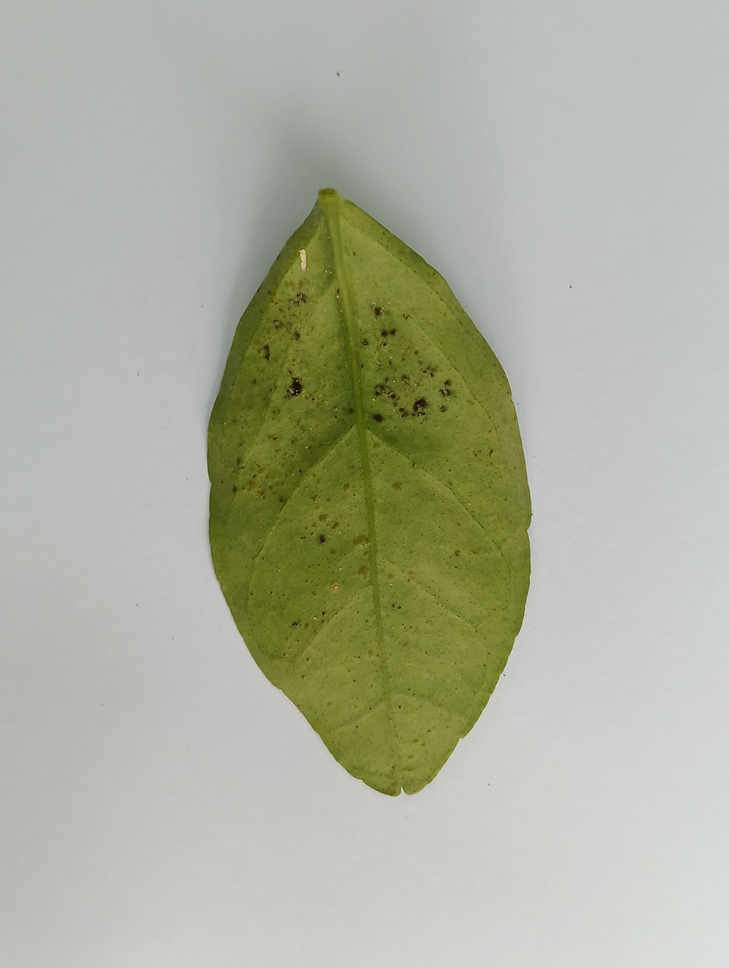
#> input picture HOJAS/IMG_20240531_130926.jpg, 729 x 968 px, shrunk from 6144 x 8160 before the run; its folder holds only this picture in this run
$ python main_preproces1.py   (older library calls are emulated)
#> lines starting #> are read from the running program, lines starting #| are printed output that depends on the picture
from PIL import Image, ImageEnhance, ImageOps
import random
import cv2
import os
import numpy as np
from tqdm import tqdm
from time import sleep

def aplica_horizontal_flip():
    carpeta = r'HOJAS'
    for filename in os.listdir(carpeta):
        if filename.endswith('.jpg') or filename.endswith('.png'):
            ruta = os.path.join(carpeta, filename)
            imagen = Image.open(ruta)
#> imagen is the input picture: PIL image 729x968 RGB; mean R, G, B 173.8, 177.2, 159.5
            imagen_flip = ImageOps.mirror(imagen)
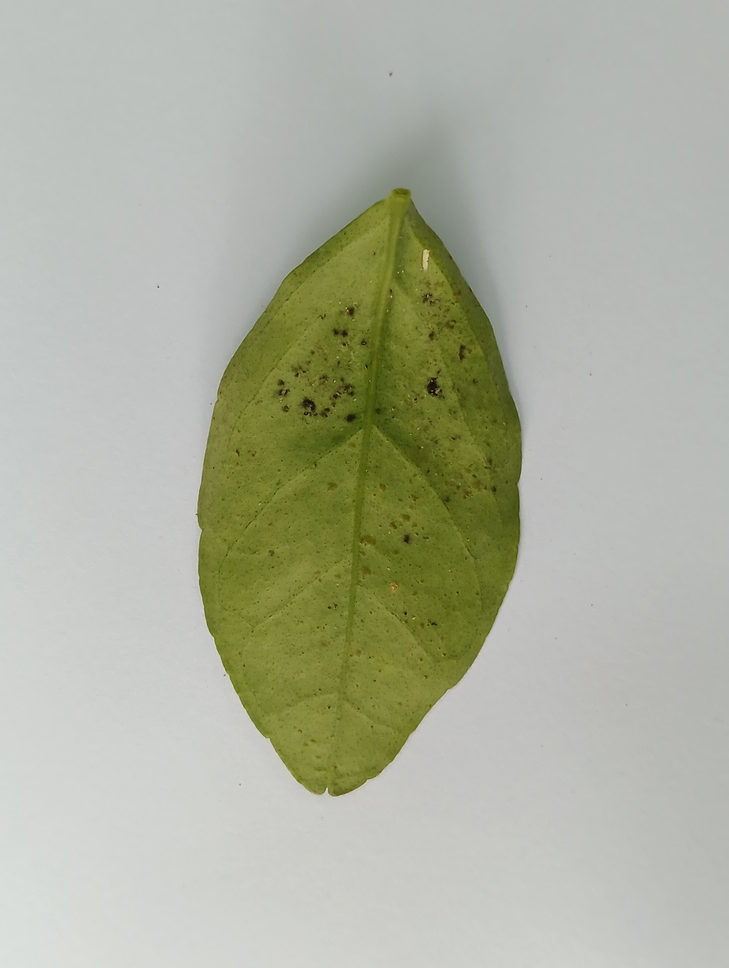
#> imagen_flip: PIL image 729x968 RGB; mean R, G, B 173.8, 177.2, 159.5
            imagen_flip.save(os.path.join(carpeta, 'flip_' + os.path.basename(ruta)))

def aplica_hpf():
    carpeta_imagenes = r"HOJAS"
    # Itera sobre los archivos en la carpeta
    for filename in os.listdir(carpeta_imagenes):
        if filename.endswith(".jpg") or filename.endswith(".png"):
            # Construye la ruta completa del archivo
            ruta = os.path.join(carpeta_imagenes, filename)

            # Abre la imagen
            imagen = cv2.imread(ruta)
#> imagen: shape (968, 729, 3)

            # Aplica el filtro paso alto
            kernel = np.array([[0, -1, 0], [-1, 5, -1], [0, -1, 0]])
            imagen = cv2.filter2D(imagen, -1, kernel)

            # Guarda la imagen editada con un nuevo nombre
            nombre_imagen = f"hpf_{filename}"
            nuevo_ruta = os.path.join(carpeta_imagenes, nombre_imagen)
            cv2.imwrite(nuevo_ruta, imagen)

def ajuste_imagen():
    carpeta_imagenes = r"HOJAS"
    carpeta_final=r"AJUSTE"
    # Parámetros de edición
    brillo = 1.25  # Ajusta el brillo (1.0 = sin cambios)
    contraste = 1.05  # Ajusta el contraste (1.0 = sin cambios)
    altas_luces = 1.05  # Ajusta las altas luces (1.0 = sin cambios)
    sombras = 1.05 # Ajusta las sombras (1.0 = sin cambios)
    nitidez = 0.15  # Ajusta la nitidez (1.0 = sin cambios)

    # Itera sobre los archivos en la carpeta
    for filename in os.listdir(carpeta_imagenes):
        if filename.endswith(".jpg") or filename.endswith(".png"):
            # Construye la ruta completa del archivo
            ruta_archivo = os.path.join(carpeta_imagenes, filename)

            # Abre la imagen
            imagen = Image.open(ruta_archivo)

            # Ajusta el brillo
            ajuste_brillo = ImageEnhance.Brightness(imagen)
            imagen = ajuste_brillo.enhance(brillo)
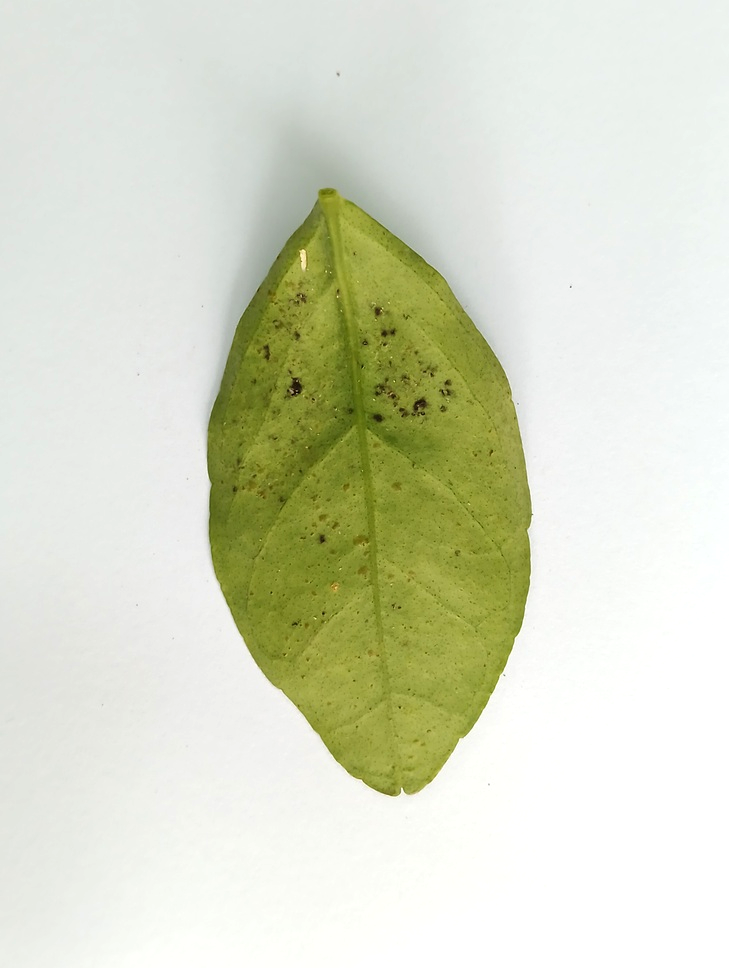
#> imagen: PIL image 729x968 RGB; mean R, G, B 216.2, 220, 198.4

            # Ajusta el contraste
            ajuste_contraste = ImageEnhance.Contrast(imagen)
            imagen = ajuste_contraste.enhance(contraste)

            # Ajusta las altas luces
            ajuste_altasluces = ImageEnhance.Brightness(imagen)
            imagen = ajuste_altasluces.enhance(altas_luces)

            # Ajusta las sombras
            ajuste_sombra = ImageEnhance.Brightness(imagen)
            imagen = ajuste_sombra.enhance(sombras)
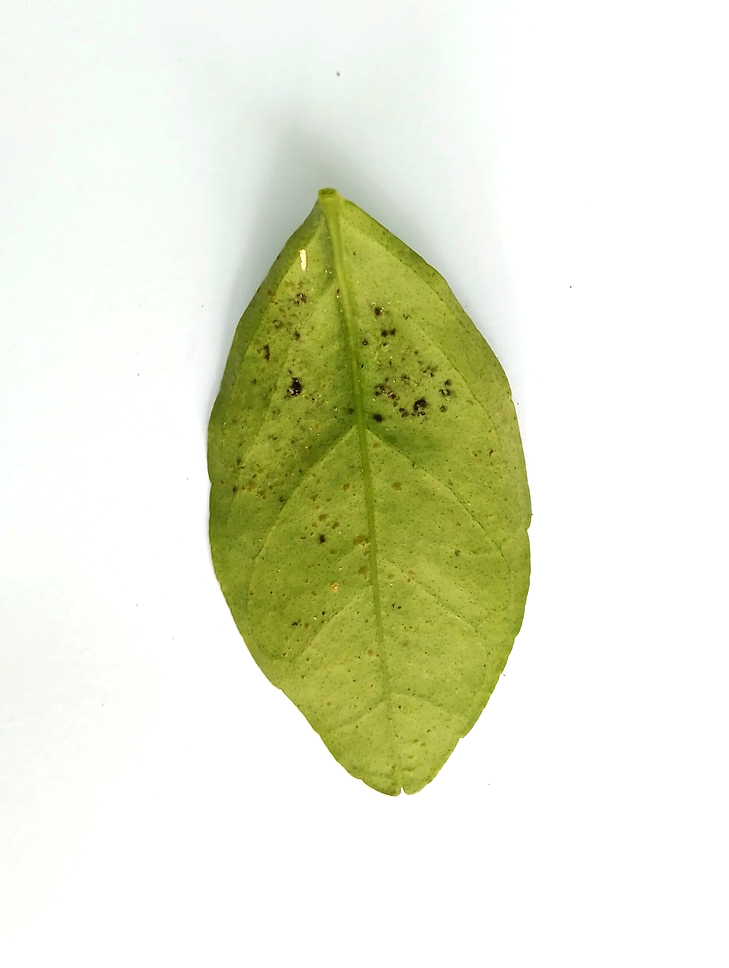
#> imagen: PIL image 729x968 RGB; mean R, G, B 229.1, 232.3, 209.1

            # Ajusta la nitidez
            ajuste_nitidez = ImageEnhance.Sharpness(imagen)
            imagen = ajuste_nitidez.enhance(nitidez)

            # Guarda la imagen editada con un nuevo nombre
            nuevo_nombre = f"edit_{filename}"
            nueva_ruta = os.path.join(carpeta_final, nuevo_nombre)
            imagen.save(nueva_ruta)

def aplica_sobel():
    ruta = r"HOJAS"
    ruta_salida=r"SOBEL"
    # Itera sobre los archivos en la carpeta
    for filename in os.listdir(ruta):
        if filename.endswith(".jpg") or filename.endswith(".png"):
            # Construye la ruta completa del archivo
            ruta_imagen = os.path.join(ruta, filename)

            # Abre la imagen
            imagen = cv2.imread(ruta_imagen)

            # Aplica el filtro de Sobel para detectar bordes verticales
            bordes_verticales = cv2.Sobel(imagen, cv2.CV_8U, 1, 0, ksize=3)
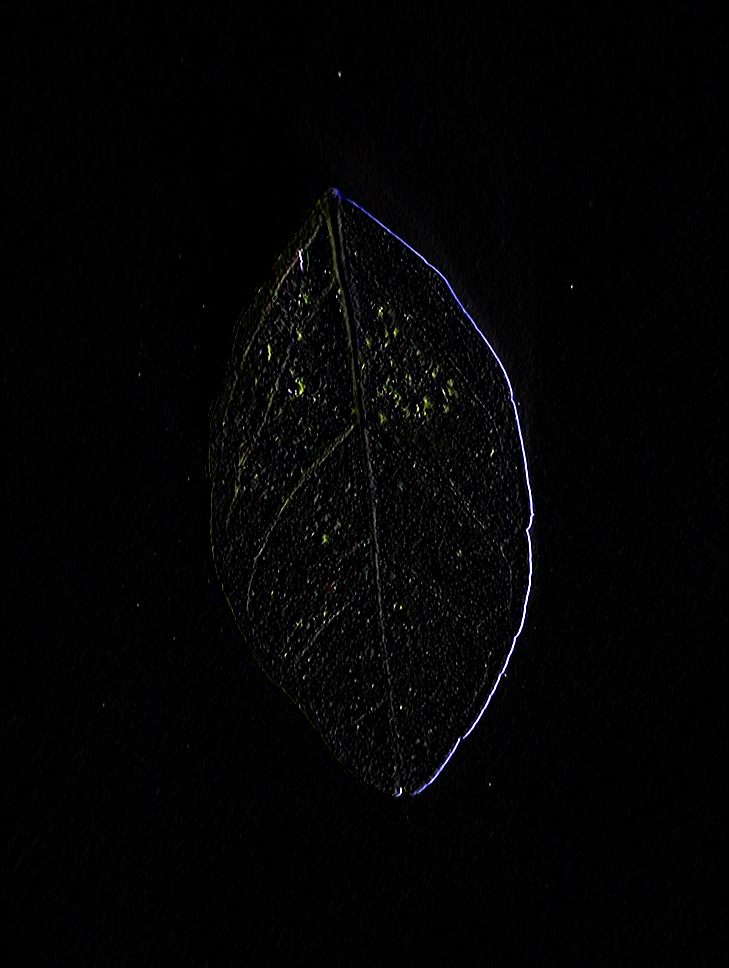
#> bordes_verticales: shape (968, 729, 3); mean B, G, R 3.6, 3.4, 3.5

            # Aplica el filtro de Sobel para detectar bordes horizontales
            bordes_horizontales = cv2.Sobel(imagen, cv2.CV_8U, 0, 1, ksize=3)
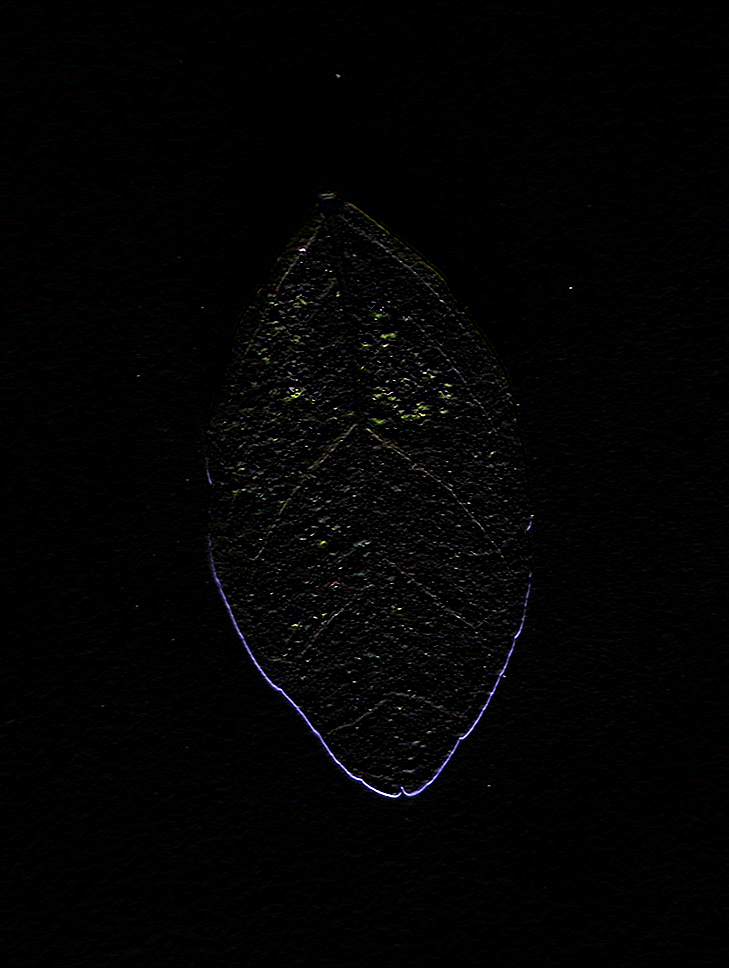
#> bordes_horizontales: shape (968, 729, 3); mean B, G, R 3.2, 3.1, 3.1

            # Combina los resultados para obtener la imagen con bordes detectados
            gradiente = cv2.bitwise_or(bordes_verticales, bordes_horizontales)
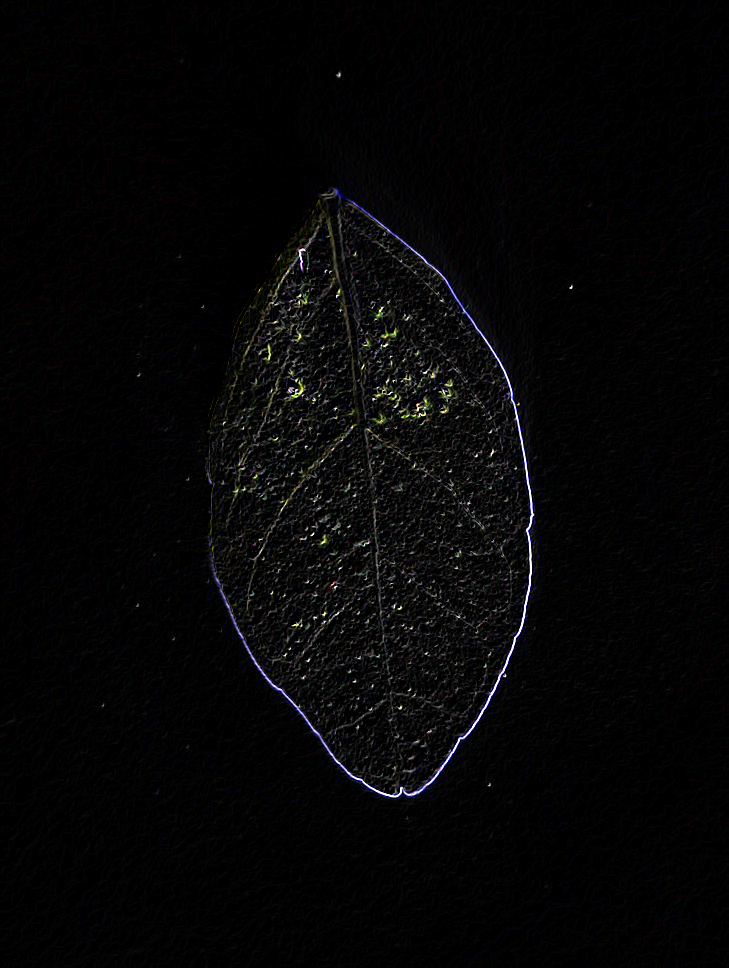
#> gradiente: shape (968, 729, 3); mean B, G, R 6.1, 5.8, 5.9

            # Guarda la imagen editada con un nuevo nombre
            nuevo_nombre = f"sobel_{filename}"
            nueva_ruta = os.path.join(ruta_salida, nuevo_nombre)
            cv2.imwrite(nueva_ruta, gradiente)

# Ejecuta las funciones secuencialmente
for i in tqdm(range(1)):
    aplica_horizontal_flip()
    sleep(0.1)
    print(" Horizontal flip aplicado.")
for i in tqdm(range(1)):
    aplica_hpf()
    sleep(0.1)
    print(" HPF aplicado.")
for i in tqdm(range(1)):
    ajuste_imagen()
    sleep(0.1)
    print(" Ajuste de imagenes culminado.")
for i in tqdm(range(1)):
    aplica_sobel()
    sleep(0.1)
    print(" Filtro de Sobel aplicado")

$ run again, on HOJAS/IMG_20240531_142050.jpg
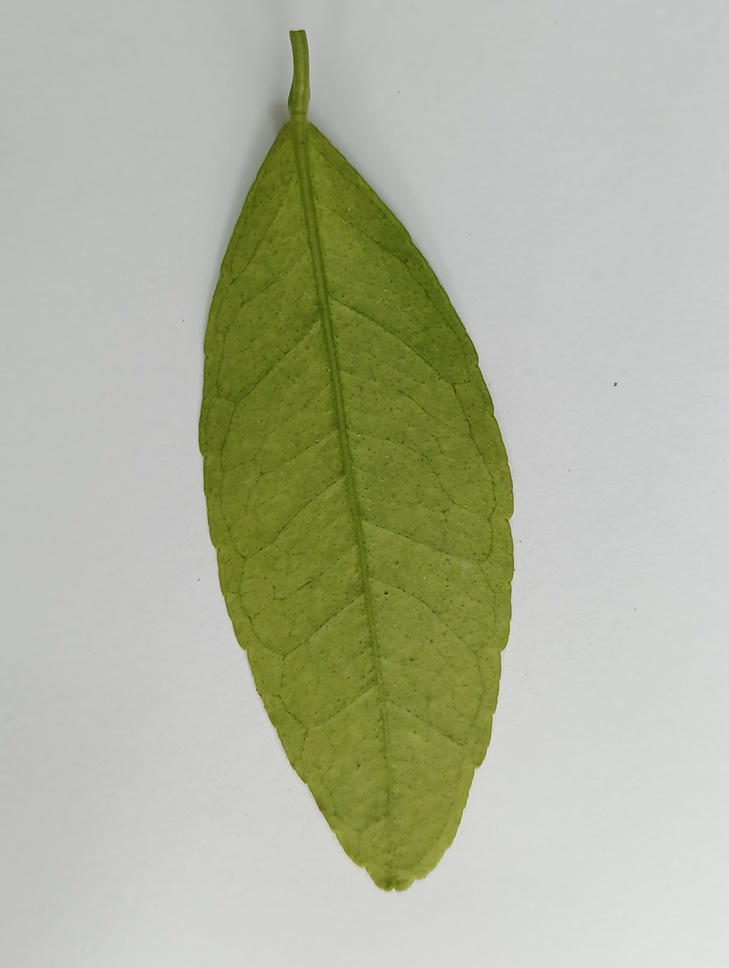
#> input picture HOJAS/IMG_20240531_142050.jpg, 729 x 968 px, shrunk from 6144 x 8160 before the run
#> in aplica_horizontal_flip, imagen is the input picture: PIL image 729x968 RGB; mean R, G, B 177.3, 181.1, 159.1
#> in ajuste_imagen, `imagen = ajuste_sombra.enhance(sombras)`:
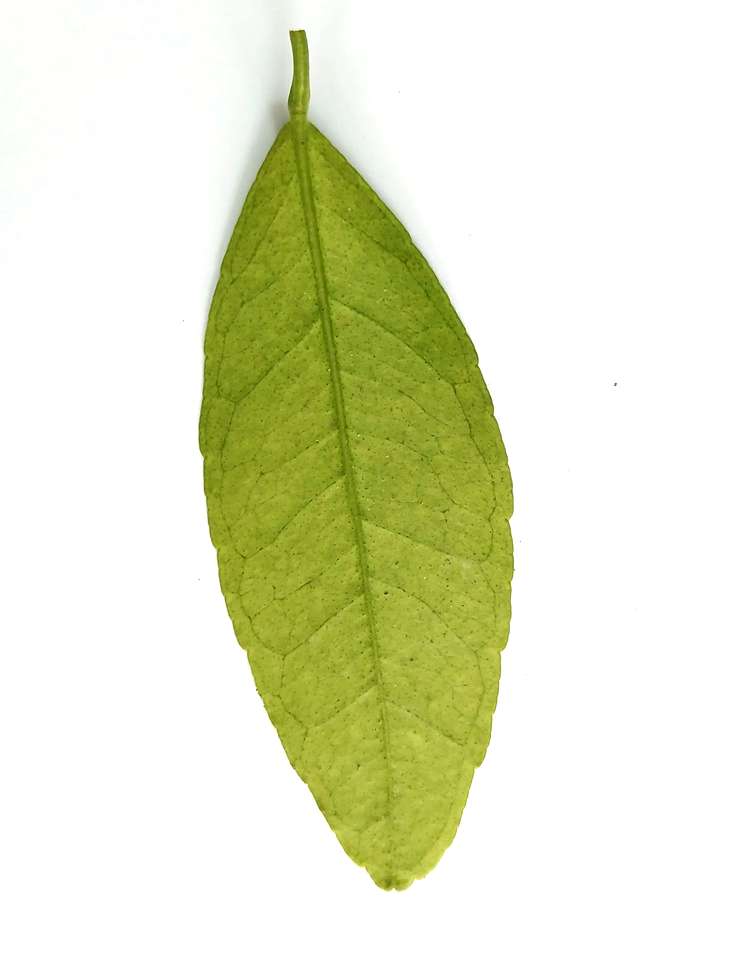
#> imagen: PIL image 729x968 RGB; mean R, G, B 228.5, 232.2, 203
#> in aplica_sobel, `gradiente = cv2.bitwise_or(bordes_verticales, bordes_horizontales)`:
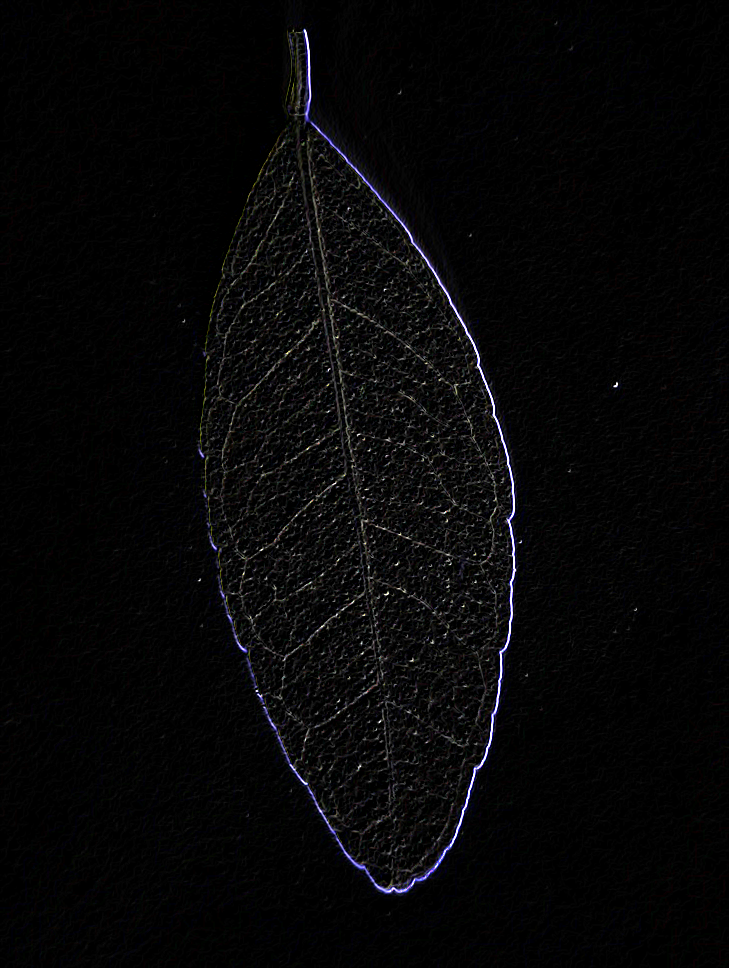
#> gradiente: shape (968, 729, 3); mean B, G, R 7.1, 6.5, 6.6
